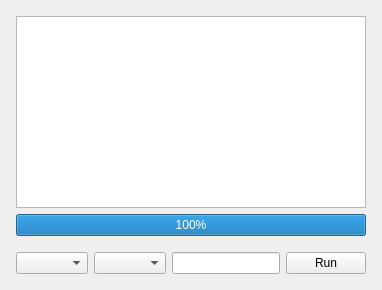
          <widget class="QWidget" name="run_command">
           <attribute name="title">
            <string>Run Command</string>
           </attribute>
           <layout class="QVBoxLayout" name="verticalLayout_4">
            <item>
             <layout class="QVBoxLayout" name="verticalLayout_5">
              <property name="leftMargin">
               <number>5</number>
              </property>
              <property name="topMargin">
               <number>5</number>
              </property>
              <property name="rightMargin">
               <number>5</number>
              </property>
              <property name="bottomMargin">
               <number>5</number>
              </property>
              <item>
               <widget class="QTextBrowser" name="Log_Monitor"/>
              </item>
              <item>
               <widget class="QProgressBar" name="progressBar">
                <property name="value">
                 <number>100</number>
                </property>
               </widget>
              </item>
             </layout>
            </item>
            <item>
             <layout class="QHBoxLayout" name="horizontalLayout">
              <property name="leftMargin">
               <number>5</number>
              </property>
              <property name="topMargin">
               <number>5</number>
              </property>
              <property name="rightMargin">
               <number>5</number>
              </property>
              <property name="bottomMargin">
               <number>5</number>
              </property>
              <item>
               <widget class="QComboBox" name="Host_Select_Combo"/>
              </item>
              <item>
               <widget class="QComboBox" name="Folder_Path_Select_Combo"/>
              </item>
              <item>
               <widget class="QLineEdit" name="Command_line"/>
              </item>
              <item>
               <widget class="QPushButton" name="Run_Command_Button">
                <property name="text">
                 <string>Run</string>
                </property>
               </widget>
              </item>
             </layout>
            </item>
           </layout>
          </widget>
